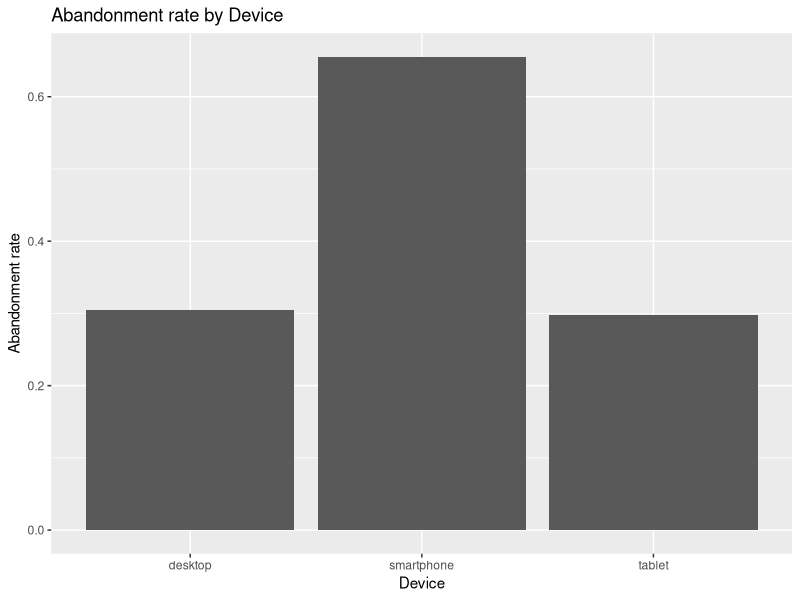
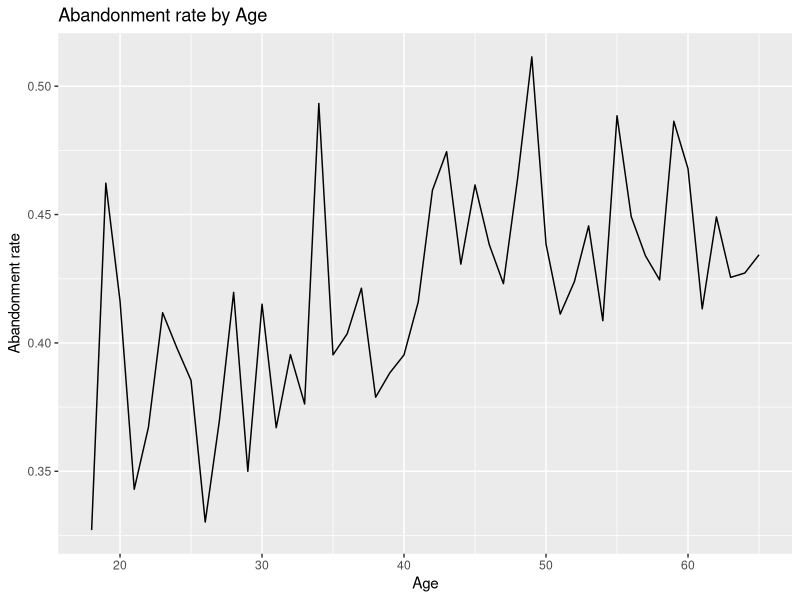

The R source for these figures, in order: (Note: this script raises an error after producing the figures.)
## I will generate synthetic google analytics data for abandonment analysis

# get some tools

library(glmnet)
library(ggplot2)

# Generate random data
set.seed(123)
n <- 10000

# Assign device type
device_type <- c("desktop", "tablet", "smartphone")
visitors <- data.frame(id=1:n, 
                       start_time=as.POSIXct("2022-01-01") + runif(n)*60*60*24*30, 
                       end_time=as.POSIXct(NA), 
                       abandoned=NA,
                       device=sample(device_type, n, replace = TRUE))

# Assign age
visitors$age <- floor(runif(n, 18, 66))

# Assign end times and abandoned status
for(i in 1:n) {
  prob <- 0.2 # Default abandonment rate
  if(visitors[i, "age"] > 40) prob <- prob + 0.05 # Increase abandonment rate for older clients
  if(visitors[i, "device"] == "smartphone") prob <- prob + 0.4 # Increase abandonment rate for smartphone users
  if(runif(1) > prob) {
    visitors[i, "end_time"] <- visitors[i, "start_time"] + runif(1)*3600 + rnorm(1,0,600) # Add random error to end time 
    visitors[i, "abandoned"] <- rbinom(1,1,0.1) # Add random variation to abandoned status
  } else {
    visitors[i, "end_time"] <- as.POSIXct(NA)
    visitors[i, "abandoned"] <- 1
  }
}


View(visitors)

# Filter out abandoned sessions
visitors_completed <- visitors[visitors$abandoned == 0,]

# Calculate duration and abandonment rate
visitors_completed$duration <- as.numeric(difftime(visitors_completed$end_time, visitors_completed$start_time, unit='sec'))
abandonment_rate <- sum(visitors$abandoned) / n

# calculate abandonment rate by age
abandonment_rate_by_age <- aggregate(visitors$abandoned, by=list(age=visitors$age), mean)
names(abandonment_rate_by_age) <- c("age", "abandonment_rate")

# calculate abandonment rate by device
abandonment_rate_by_device <- aggregate(visitors$abandoned, by=list(device=visitors$device), mean)
names(abandonment_rate_by_device) <- c("device", "abandonment_rate")

# plot abandonment rate by device

device <- ggplot(abandonment_rate_by_device, aes(x=device, y=abandonment_rate)) +
  geom_bar(stat="identity") +
  ggtitle("Abandonment rate by Device") +
  xlab("Device") +
  ylab("Abandonment rate")
print(device)

# plot abandonment rate by age
ggplot(abandonment_rate_by_age, aes(x=age, y=abandonment_rate)) +
  geom_line() +
  ggtitle("Abandonment rate by Age") +
  xlab("Age") +
  ylab("Abandonment rate")


# convert device variable to a factor
visitors$device <- as.factor(visitors$device)

# Split data into training and testing sets
set.seed(1234)
train_index <- sample(1:n, 0.8*n)
train_data <- visitors[train_index, ]
test_data <- visitors[-train_index, ]

# Fit a logistic regression model
fit <- glm(abandoned ~ age + device, data = train_data, family = "binomial")

# Make predictions on the test data
predictions <- predict(fit, test_data, type = "response")
predictions <- ifelse(predictions > 0.5, 1, 0)
test_data$predictions <- predictions

View(test_data)


# Calculate the accuracy of the model
accuracy <- mean(predictions == test_data$abandoned)


# Create a confusion matrix
train_confusion_matrix <- table(predicted = predictions, actual = test_data$abandoned)

# Calculate precision, recall and f1-score
train_precision <- train_confusion_matrix[2,2] / sum(train_confusion_matrix[2,])
train_recall <- train_confusion_matrix[2,2] / sum(train_confusion_matrix[,2])
train_f1 <- 2 * (train_precision * train_recall) / (train_precision + train_recall)

# Calculate ROC-AUC
library(ROCR)
predictions_probs <- predict(fit,train_data,type="response")
train_pred <- prediction(predictions_probs, train_data$abandoned)
train_perf <- performance(train_pred, "auc")
train_auc <- train_perf@y.values[[1]]

# Print the results
cat("Accuracy:", train_accuracy)
cat("\nConfusion Matrix:\n", train_confusion_matrix)
cat("\nPrecision:", train_precision)
cat("\nRecall:", train_recall)
cat("\nF1-Score:", train_f1)
cat("\nROC-AUC:", train_auc)

rm(list = ls())
